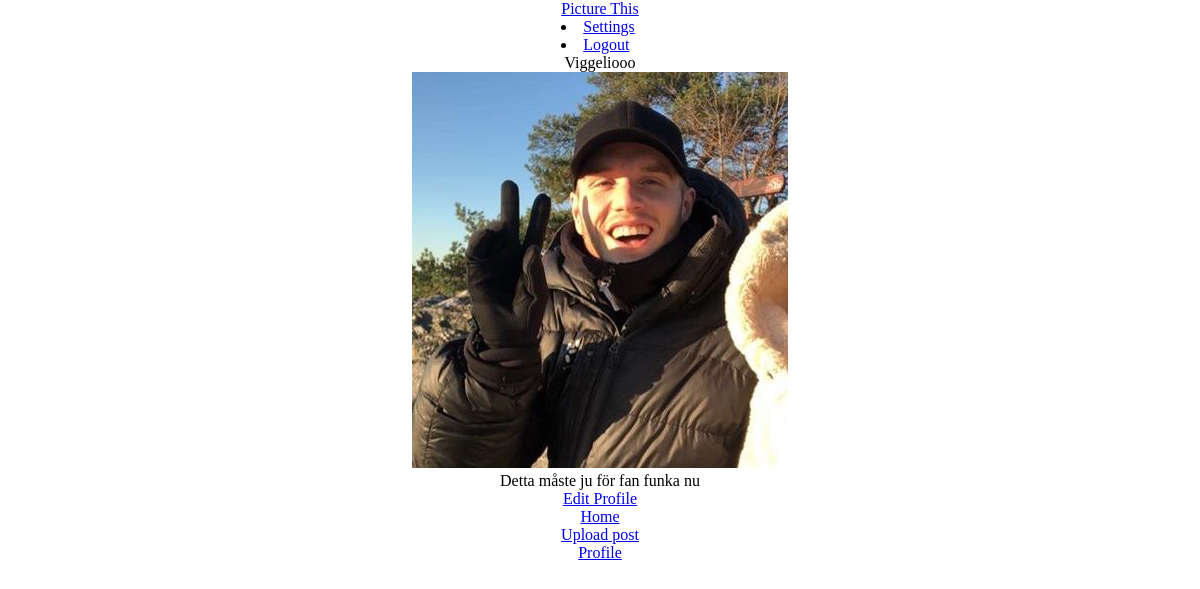
The app's page /profile.php (signed in) with its own data.
### tables this page shows
CREATE TABLE users (
id INTEGER PRIMARY KEY,
fullname VARCHAR,
username VARCHAR,
email VARCHAR,
password VARCHAR,
profileimage VARCHAR,
biography VARCHAR);

### app/functions.php (called while the page is built, shortened)
<?php
function isLoggedIn(): bool
{
    return isset($_SESSION['user']);
}
function getUserById(string $id, PDO $pdo): array
{
    $statement = $pdo->prepare('SELECT * FROM users WHERE id = :id');
    $statement->bindParam(':id', $id, PDO::PARAM_STR);
    $statement->execute();
    $user = $statement->fetch(PDO::FETCH_ASSOC);
    if ($user) {
        return $user;
    }
    return $user = [];
}

### app/config.php (called while the page is built, shortened)
<?php
return [
    'title' => 'Picture This',
    'database_path' => sprintf('sqlite:%s/database/database.db', __DIR__),
];

### app/autoload.php (called while the page is built, shortened)
<?php
require __DIR__.'/functions.php';
$config = require __DIR__.'/config.php';

### profile.php (the view, shortened to what this page needs)
<?php require __DIR__ . '/views/header.php'; ?>
<?php $user = getUserById($_SESSION['user']['id'], $pdo); ?>
<section class="profile-page">
    <p> <?php echo $_SESSION['user']['username']; ?></p>
    <div class="profile-image">
        <?php if (isLoggedIn()) : ?>
            <img src="<?= 'app/users/images/' . $user['profileimage'] ?>" alt="Profile-image">
        <?php endif; ?>
    </div>
    <div class="biography-profile-page">
        <?php if (isLoggedIn()) : ?>
            <p><?php echo $user['biography']; ?></p>
        <?php endif; ?>
    </div>
    <a href="settings.php">Edit Profile</a>
</section>
<?php require __DIR__ . '/views/footer.php'; ?>

### views/header.php (shortened to what this page needs)
<?php
require __DIR__ . '/../app/autoload.php';
?>
<!DOCTYPE html>
<html lang="en">
<head>
    <link rel="stylesheet" href="/assets/styles/main.css">
</head>
<body>
    <?php require __DIR__ . '/navigation.php'; ?>

### views/navigation.php (shortened to what this page needs)
<?php if (isLoggedIn()) : ?>
    <nav class="navbar">
        <a class="navbar-brand" href="/index.php"><?php echo $config['title']; ?></a>
        <li class="nav-item">
            <a class="nav-link<?php echo $_SERVER['SCRIPT_NAME'] === '/settings.php' ? 'active' : ''; ?>" href="/settings.php">Settings</a>
        </li>
        <li class="nav-item">
            <a class="nav-link" href="/app/users/logout.php">Logout</a>
        </li>
    </nav>
<?php else : ?>
    <nav class="navbar">
        <a class="navbar-brand" href="#"><?php echo $config['title']; ?></a>
    <?php endif; ?>

### views/footer.php (shortened to what this page needs)
<footer>
    <section class="footer">
        <a href="index.php">Home</a>
        <a href="upload.php">Upload post</a>
        <a href="profile.php">Profile</a>
    </section>
</footer>
</body>
</html>

### assets/styles/main.css (style rules this page uses)
* { margin: 0; padding: 0; box-sizing: border-box; }
body { width: 100vw; display: flex; flex-direction: column; align-items: center; justify-content: center; }
section { width: 50vw; height: 100%; display: flex; flex-direction: column; align-items: center; justify-content: center; }

### records on screen
users: profileimage (picture), biography "Detta måste ju för fan funka nu"

### other values on screen
$config['title'] "Picture This"
$_SESSION['user']['username'] "Viggeliooo"
